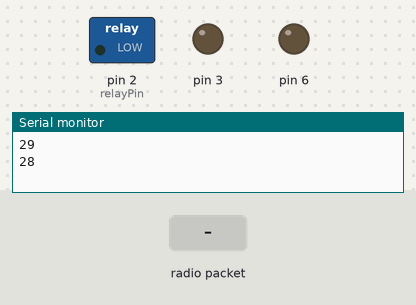
Recording of a sketch running on a simulated Arduino Uno, built with avr-gcc and run on an emulated ATmega328P. Shown: switched loads named in the sketch (green lamp = pin HIGH), output pins drawn as LEDs (lit = HIGH), the last lines printed to the serial monitor. Dashed ring = blinking. The test bench sets the inputs (shaded band). No radio packets arrive unless stated.

Above: at 1.8 s.
1.9 s: radio packet "1" arrives
At 3.1 s:
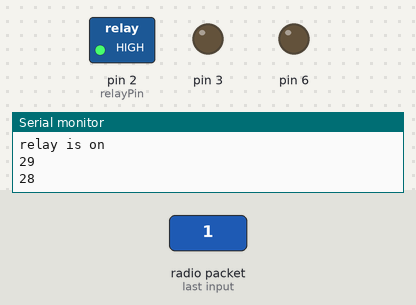
3.5 s: radio packet "200" arrives
At 4.7 s:
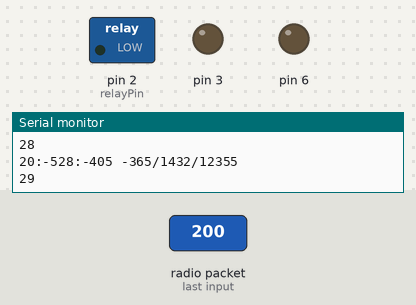
5.5 s: radio packet "0" arrives
At 35.11 s:
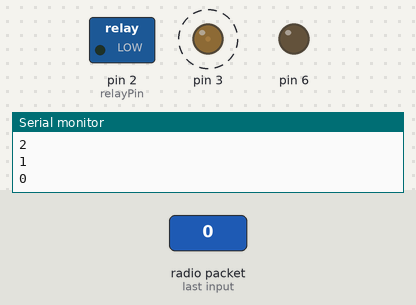
Timing chart, 0 to 36.9 s (numbered marks = the images above; inputs shaded):
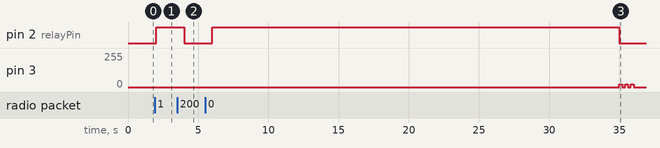

Measured:
- after the input at 1.9 s, pin 2 (relayPin): LOW → HIGH after 0.10 s
- after the input at 3.5 s, pin 2 (relayPin): HIGH → LOW after 0.50 s
- after the input at 5.5 s, pin 2 (relayPin): LOW → HIGH after 0.51 s, → LOW 29.0 s later

The sketch:

client.ino
```cpp
// (licence header left out)
#include <VirtualWire.h>

#define relayPin 2

int count = 30;
byte timeOnHr = 16;
byte timeOnMin = 10;
byte timeOffHr = 01;
byte timeOffMin = 00;
int timeNow;
int timeOn = timeOnHr*60+timeOnMin;
int timeOff = timeOffHr*60+timeOffMin;

void setup()
{
    Serial.begin(9600);	// Debugging only
    vw_set_rx_pin(11);
    pinMode(3, OUTPUT);
    pinMode(relayPin, OUTPUT);
    pinMode(6, OUTPUT);
    digitalWrite(6, LOW);

    // Initialise the IO and ISR
    vw_set_ptt_inverted(true); // Required for DR3100
    vw_setup(2000);	 // Bits per sec
    vw_rx_start();       // Start the receiver PLL running
}

void loop()
{
  uint8_t buf[VW_MAX_MESSAGE_LEN]; // Буфер для сообщения
  uint8_t buflen = VW_MAX_MESSAGE_LEN; // Длина буфера

  int hr = 0;
  int min = 0;
  int sec = 0;
  int day = 0;
  int mon = 0;
  int yr = 0;

  if (vw_get_message(buf, &buflen))
  {
    //for (int i = 0; i<=7; i++) {
     // if (buf[i]-48 != 10) {
     //   Serial.print(buf[i]-48);
      // }
     // else {
     //   Serial.print(":");
     // }
  //  }
   // Serial.println();

    hr = 0; min = 0; sec = 0; day = 0; mon = 0; yr = 0;

    for (int i = 0; i<=1; i++) {hr *= 10; hr += buf[i]-48;};
    for (int i = 3; i<=4; i++) {min *= 10; min += buf[i]-48;};
    for (int i = 6; i<=7; i++) {sec *= 10; sec += buf[i]-48;};

    for (int i = 17; i<=18; i++) {day *= 10; day += buf[i]-48;};
    for (int i = 14; i<=15; i++) {mon *= 10; mon += buf[i]-48;};
    for (int i = 9; i<=12; i++) {yr *= 10; yr += buf[i]-48;};

    Serial.print(hr); Serial.print(":"); Serial.print(min); Serial.print(":"); Serial.print(sec); Serial.print(" ");
    Serial.print(day); Serial.print("/"); Serial.print(mon); Serial.print("/"); Serial.print(yr);
    Serial.println();
    count = 30;

  timeNow = hr*60+min;
  int conversion = 0;
  if (timeOffHr-timeOnHr < 0) conversion = 1;
  else conversion = 1;

      if (conversion == 1 && timeNow >= timeOn || timeNow <= timeOff)
      {
        digitalWrite(relayPin, HIGH);
        Serial.println("relay is on");
      }
      else if (conversion == 1) {
        digitalWrite(relayPin, LOW);
      };

       if (conversion == 0 && timeNow >= timeOn && timeNow <= timeOff)
      {
        digitalWrite(relayPin, HIGH);
        Serial.println("relay is on");
      }
      else if (conversion == 0) {
        digitalWrite(relayPin, LOW);
      };
  }

  count--;
  Serial.println(count);
  if (count <= 0) {
    digitalWrite(relayPin, LOW);
    beep(200);
    beep(200);
    beep(200);
  }
  delay(1000);

}

void beep(unsigned char delayms){
  analogWrite(3, 20);      // значение должно находится между 0 и 255
                           // поэкспериментируйте для получения хорошего тона
  delay(delayms);          // пауза delayms мс
  analogWrite(3, 0);       // 0 - выключаем пьезо
  delay(delayms);          // пауза delayms мс
}
```
